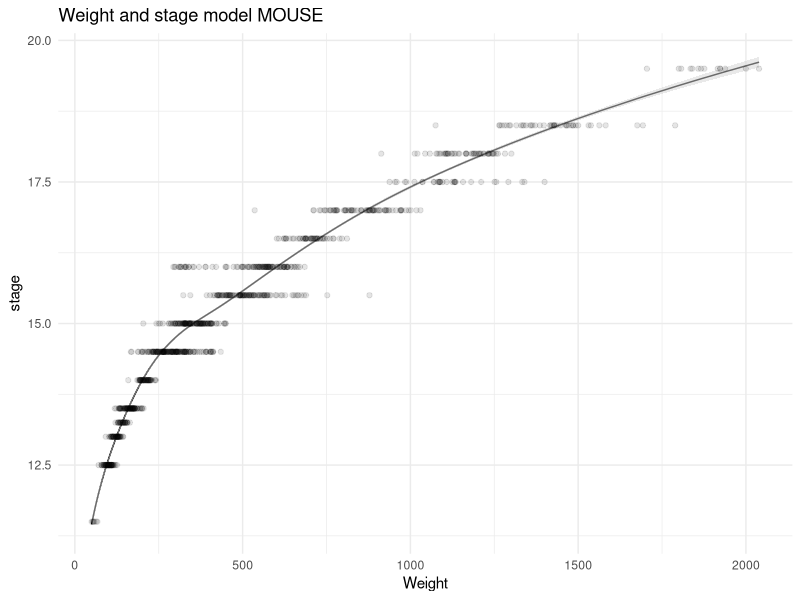
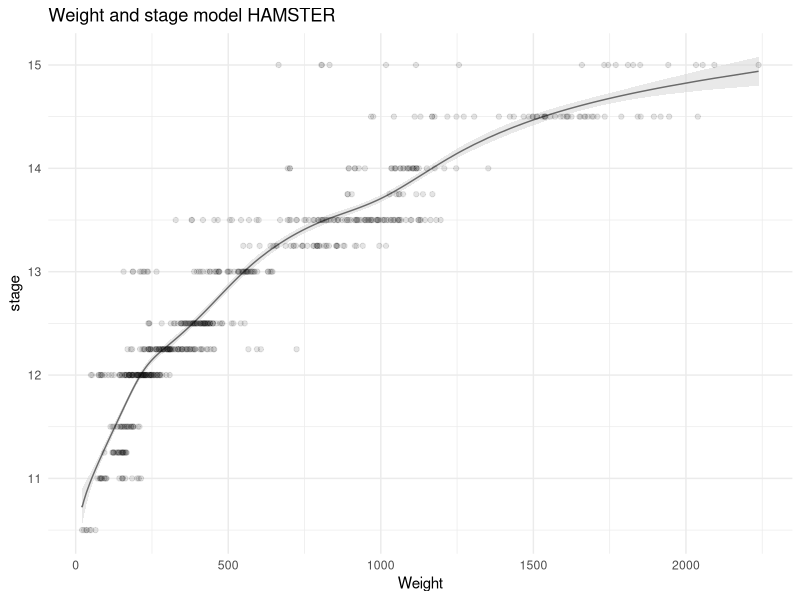
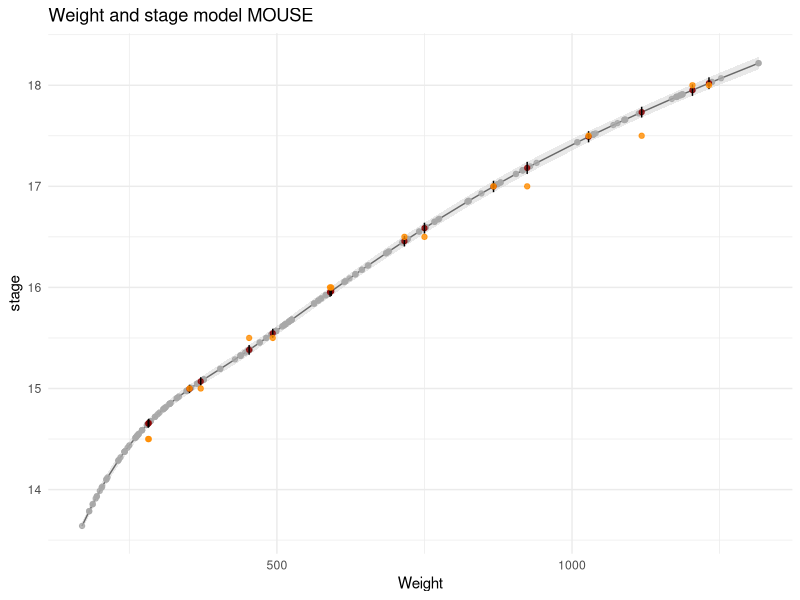
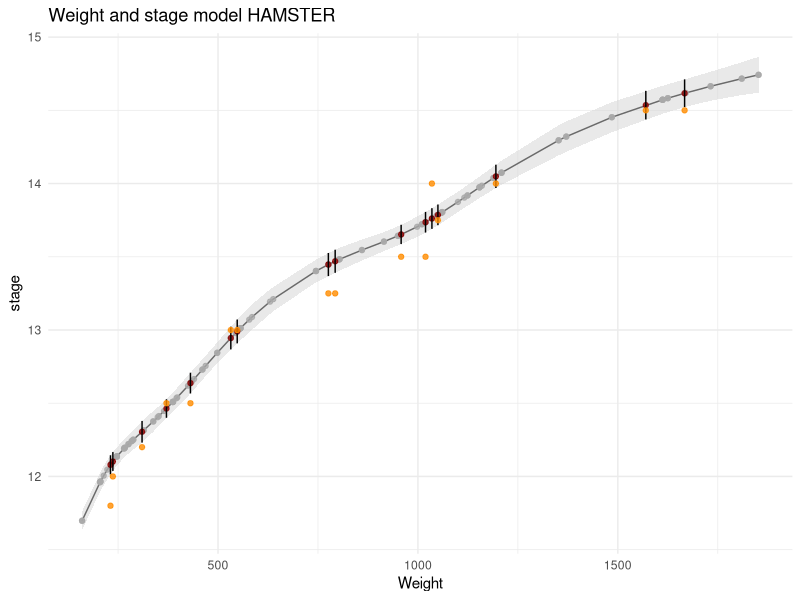

R code for these plots, in order:
library(ggplot2)

# Panel B GAM models

## Left : mus models
df <- read.table("data_for_timemodels.txt")

df_mus <- df[df$species=="mus",]
pred.gam<-read.table("data_pred.gam_mus_all.txt")

weightstage_mus=(ggplot(pred.gam) + 
       geom_line(aes(x = weight, y = predicted)) +          # slope
       geom_ribbon(aes(x = weight, ymin = predicted - std.error, ymax = predicted + std.error), 
                   fill = "lightgrey", alpha = 0.5) +  # error band
       geom_point(data = df_mus,                      # adding the predicted data (scaled values)
                  aes(x = weight, y = stage),color="black",alpha=0.1) + 
       labs(x = "Weight", y = "stage", 
            title = "Weight and stage model MOUSE") + 
       theme_minimal()
)
ggsave(file=paste0("FigS1_PanelB_left.pdf"),weightstage_mus,width = 17,
       height = 15,units="cm")



## Right : ham models
df_ham <- df[df$species=="ham",]
pred.gam<-read.table("data_pred.gam_ham_all.txt")


weightstage_ham=(ggplot(pred.gam) + 
                   geom_line(aes(x = weight, y = predicted)) +          # slope
                   geom_ribbon(aes(x = weight, ymin = predicted - std.error, ymax = predicted + std.error), 
                               fill = "lightgrey", alpha = 0.5) +  # error band
                   geom_point(data = df_ham,                      # adding the predicted data (scaled values)
                              aes(x = weight, y = stage),color="black",alpha=0.1) + 
                   labs(x = "Weight", y = "stage", 
                        title = "Weight and stage model HAMSTER") + 
                   theme_minimal()
)
ggsave(file=paste0("FigS1_PanelB_right.pdf"),weightstage_ham,width = 17,
       height = 15,units="cm")


# Panel C Numerical ages

## Left : mus models

pred.gam.cusp<-read.table("data_cusp_mus_all.txt")
pred.gam.rnaseq<- read.table("data_rnaseq_mus_all.txt")
  
weighttime_mus=(ggplot(pred.gam.cusp) + 
         geom_line(aes(x = weight, y = fit)) +         
         geom_ribbon(aes(x = weight, ymin = lower1, ymax = upper1), 
                     fill = "lightgrey", alpha = 0.5) +  # error band
         
         geom_point(data = pred.gam.cusp,                      # adding the predicted data (scaled values)
                    aes(x = weight, y = fit),color="dark grey",alpha=0.8) + 
         
         geom_point(data = pred.gam.rnaseq,                      # adding the predicted data (scaled values)
                    aes(x = weight, y = fit),color="dark red",alpha=0.8) + 
         geom_errorbar(data = pred.gam.rnaseq,                      # adding the predicted data (scaled values)
                       aes(x = weight, ymin = lower1, ymax = upper1), colour="black", width=.1) +
         geom_point(data = pred.gam.rnaseq,                      # adding the dpc 
                    aes(x = weight, y = stage),color="dark orange",alpha=0.8)+
         labs(x = "Weight", y = "stage", 
              title = "Weight and stage model MOUSE") + 
         theme_minimal()
  )
 
ggsave(file=paste0("FigS1_PanelC_left.pdf"),weighttime_mus,width = 17,
       height = 15,units="cm")


## Right : hamster models

pred.gam.cusp<-read.table("data_cusp_ham_all.txt")
pred.gam.rnaseq<- read.table("data_rnaseq_ham_all.txt")

weighttime_mus=(ggplot(pred.gam.cusp) + 
                  geom_line(aes(x = weight, y = fit)) +         
                  geom_ribbon(aes(x = weight, ymin = lower1, ymax = upper1), 
                              fill = "lightgrey", alpha = 0.5) +  # error band
                  
                  geom_point(data = pred.gam.cusp,                      # adding the predicted data (scaled values)
                             aes(x = weight, y = fit),color="dark grey",alpha=0.8) + 
                  
                  geom_point(data = pred.gam.rnaseq,                      # adding the predicted data (scaled values)
                             aes(x = weight, y = fit),color="dark red",alpha=0.8) + 
                  geom_errorbar(data = pred.gam.rnaseq,                      # adding the predicted data (scaled values)
                                aes(x = weight, ymin = lower1, ymax = upper1), colour="black", width=.1) +
                  geom_point(data = pred.gam.rnaseq,                      # adding the dpc 
                             aes(x = weight, y = stage),color="dark orange",alpha=0.8)+
                  labs(x = "Weight", y = "stage", 
                       title = "Weight and stage model HAMSTER") + 
                  theme_minimal()
)

ggsave(file=paste0("FigS1_PanelC_right.pdf"),weighttime_mus,width = 17,
       height = 15,units="cm")

